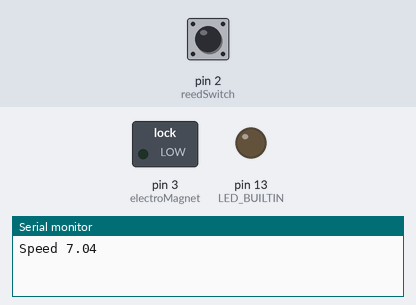
Recording of a sketch running on a simulated Arduino Uno, built with avr-gcc and run on an emulated ATmega328P. Shown: switched loads named in the sketch (green lamp = pin HIGH), output pins drawn as LEDs (lit = HIGH), the last lines printed to the serial monitor. Dashed ring = blinking. The inputs (shaded band) are chosen by the test bench; at power-on: pin 2 (reedSwitch) HIGH.

Above: at 1.2 s.
1.3 s: pin 2 (reedSwitch) pulsed LOW 5 times (0.12 s each, 0.3 s apart)
At 1.87 s:
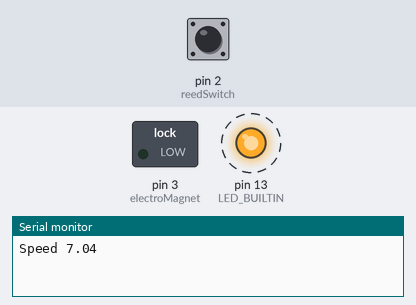
4.3 s: pin 2 (reedSwitch) pulled LOW for 0.15 s
At 5.0 s:
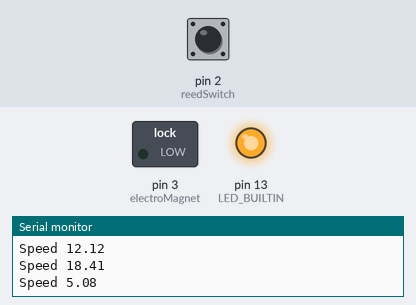
5.9 s: pin 2 (reedSwitch) pulled LOW for 1 s
At 7.5 s:
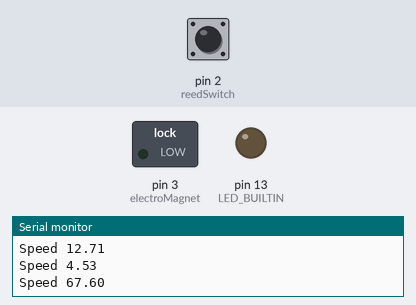
Timing chart, 0 to 9.0 s (numbered marks = the images above; inputs shaded):
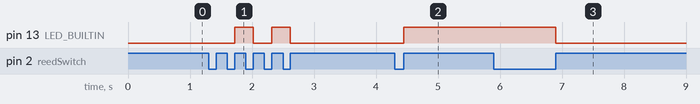

Measured:
- after the input at 1.3 s, pin 13 (LED_BUILTIN): alternates HIGH for 0.30 s and LOW for 0.30 s, 4 changes in all, then stays LOW, starting after 0.42 s
- after the input at 4.3 s, pin 13 (LED_BUILTIN): LOW → HIGH after 0.15 s
- after the input at 5.9 s, pin 13 (LED_BUILTIN): HIGH → LOW after 1.0 s

The sketch:

GiantDerestrict.ino
```cpp
// wheel 700c = 622 diameter - 622 * 3.14 /1000 = 1.953 it is the distance for each wheel turn

const int reedSwitch = 2;     // Declaring pin for reed switch to be used. Pin 2 or 3 must be used for the reed switch on the Uno
const int electroMagnet = 3;  // ElectroMagnet

const float wheelLong = 1.953;  // Wheel Long when 700C

unsigned long printTime;  // declaring the total time until the next trip on the reed switch variable
float speed;              // declaring the Speed variable
unsigned long duration;   // declaring the timer to calculate the total time variable
unsigned long lastCurrentTime;
boolean lightOn;
boolean highSpeed;


void setup() {

  Serial.begin(9600);  // Start serial monitor after a few seconds. Mainly for testing code to get it to work.
  attachInterrupt(digitalPinToInterrupt(2), isr, RISING);  //Begins the count of seconds when the reed switch in pin 2 is set off
  pinMode(reedSwitch, INPUT_PULLUP);                       // Sets the reed switch to be an input
  pinMode(electroMagnet, OUTPUT);
  pinMode(LED_BUILTIN, OUTPUT);

  lastCurrentTime = 0;
  duration = 0;
  speed = 0;
  printTime = 0;
  lastCurrentTime = millis();
  lightOn = false;
  highSpeed = false;
}

void isr() {
  // some LED activity for visual debug
  if (lightOn) {
    digitalWrite(LED_BUILTIN, HIGH);
    lightOn = false;
  } else {
    digitalWrite(LED_BUILTIN, LOW);
    lightOn = true;
  }

  if (millis() - lastCurrentTime < 300)
    highSpeed = true;
  else
    highSpeed = false;

  if (highSpeed == false)
  {
    // We report the speed to the bike when < 25 kmh
    digitalWrite(electroMagnet, HIGH);
    delay(10);
    digitalWrite(electroMagnet, LOW);
    lastCurrentTime = millis();
  }

}

void loop() {
  duration = millis() - lastCurrentTime;
  if (duration > 4000) {
    duration = 0;
    speed = 0;
  }
  else
    speed = (wheelLong * 3.6 * 1000) / duration;


  if (millis() - printTime >= 1000) {
    printTime = millis();

    Serial.print("Speed ");  // Prints "Speed" to serial monitor. Mainly for troubleshooting.
    Serial.print(speed);
    Serial.print('\n');  // Prints the speed to the serial monitor. Mainly for troubleshooting.
  }
}
```
